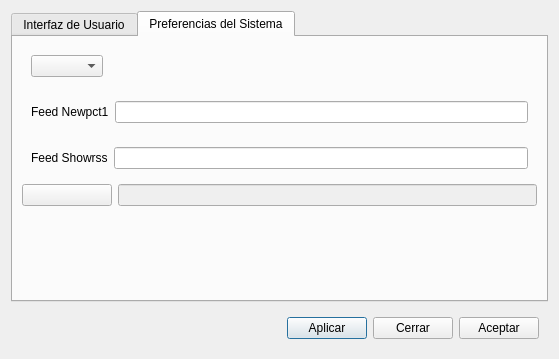
<?xml version="1.0" encoding="UTF-8"?>
<ui version="4.0">
    <class>Dialog</class>
    <widget class="QDialog" name="Dialog">
        <property name="enabled">
            <bool>true</bool>
        </property>
        <property name="geometry">
            <rect>
                <x>0</x>
                <y>0</y>
                <width>559</width>
                <height>359</height>
            </rect>
        </property>
        <property name="windowTitle">
            <string>Dialog</string>
        </property>
        <property name="windowIcon">
            <iconset resource="fatcow.qrc">
                <normaloff>:/Iconos/Icons/fatcow/Principal.png</normaloff>:/Iconos/Icons/fatcow/Principal.png
            </iconset>
        </property>
        <layout class="QGridLayout" name="gridLayout_2">
            <item row="1" column="0">
                <widget class="QWidget" name="WidgetBotones" native="true">
                    <layout class="QHBoxLayout" name="LayoutBotones">
                        <item>
                            <widget class="QLabel" name="label_Info">
                                <property name="text">
                                    <string/>
                                </property>
                            </widget>
                        </item>
                        <item>
                            <spacer name="horizontalSpacer">
                                <property name="orientation">
                                    <enum>Qt::Horizontal</enum>
                                </property>
                                <property name="sizeHint" stdset="0">
                                    <size>
                                        <width>40</width>
                                        <height>20</height>
                                    </size>
                                </property>
                            </spacer>
                        </item>
                        <item>
                            <widget class="QPushButton" name="pushButtonAplicar">
                                <property name="text">
                                    <string>Aplicar</string>
                                </property>
                                <property name="icon">
                                    <iconset resource="fatcow.qrc">
                                        <normaloff>:/Iconos/Icons/fatcow/accept_button.png</normaloff>
                                        :/Iconos/Icons/fatcow/accept_button.png
                                    </iconset>
                                </property>
                            </widget>
                        </item>
                        <item>
                            <widget class="QPushButton" name="pushButtonCerrar">
                                <property name="text">
                                    <string>Cerrar</string>
                                </property>
                                <property name="icon">
                                    <iconset resource="fatcow.qrc">
                                        <normaloff>:/Iconos/Icons/fatcow/cancel.png</normaloff>
                                        :/Iconos/Icons/fatcow/cancel.png
                                    </iconset>
                                </property>
                            </widget>
                        </item>
                        <item>
                            <widget class="QPushButton" name="pushButtonAceptar">
                                <property name="text">
                                    <string>Aceptar</string>
                                </property>
                                <property name="icon">
                                    <iconset resource="fatcow.qrc">
                                        <normaloff>:/Iconos/Icons/fatcow/file_save_as.png</normaloff>
                                        :/Iconos/Icons/fatcow/file_save_as.png
                                    </iconset>
                                </property>
                            </widget>
                        </item>
                    </layout>
                </widget>
            </item>
            <item row="0" column="0">
                <widget class="QTabWidget" name="tabWidget">
                    <property name="currentIndex">
                        <number>1</number>
                    </property>
                    <widget class="QWidget" name="tab">
                        <attribute name="title">
                            <string>Interfaz de Usuario</string>
                        </attribute>
                        <layout class="QFormLayout" name="formLayout">
                            <item row="0" column="0">
                                <widget class="QCheckBox" name="checkBox">
                                    <property name="text">
                                        <string>Iniciar con el sistema</string>
                                    </property>
                                </widget>
                            </item>
                        </layout>
                    </widget>
                    <widget class="QWidget" name="tab_2">
                        <attribute name="title">
                            <string>Preferencias del Sistema</string>
                        </attribute>
                        <layout class="QGridLayout" name="gridLayout">
                            <item row="3" column="0">
                                <widget class="QPushButton" name="pushButton">
                                    <property name="text">
                                        <string/>
                                    </property>
                                    <property name="icon">
                                        <iconset resource="fatcow.qrc">
                                            <normaloff>:/Iconos/Icons/fatcow/folder_search.png</normaloff>
                                            :/Iconos/Icons/fatcow/folder_search.png
                                        </iconset>
                                    </property>
                                </widget>
                            </item>
                            <item row="3" column="1">
                                <widget class="QLineEdit" name="lineRuta">
                                    <property name="enabled">
                                        <bool>false</bool>
                                    </property>
                                </widget>
                            </item>
                            <item row="2" column="0" colspan="2">
                                <widget class="QWidget" name="widget_2" native="true">
                                    <layout class="QHBoxLayout" name="horizontalLayout_3">
                                        <item>
                                            <widget class="QLabel" name="label_4">
                                                <property name="text">
                                                    <string>Feed Showrss</string>
                                                </property>
                                            </widget>
                                        </item>
                                        <item>
                                            <widget class="QLineEdit" name="lineShowrss"/>
                                        </item>
                                    </layout>
                                </widget>
                            </item>
                            <item row="0" column="0">
                                <widget class="QWidget" name="widget_3" native="true">
                                    <layout class="QHBoxLayout" name="horizontalLayout">
                                        <item>
                                            <widget class="QComboBox" name="BoxId"/>
                                        </item>
                                    </layout>
                                </widget>
                            </item>
                            <item row="1" column="0" colspan="2">
                                <widget class="QWidget" name="widget_4" native="true">
                                    <layout class="QHBoxLayout" name="horizontalLayout_2">
                                        <item>
                                            <widget class="QLabel" name="label_2">
                                                <property name="text">
                                                    <string>Feed Newpct1</string>
                                                </property>
                                            </widget>
                                        </item>
                                        <item>
                                            <widget class="QLineEdit" name="lineNewpct"/>
                                        </item>
                                    </layout>
                                </widget>
                            </item>
                            <item row="4" column="0">
                                <spacer name="verticalSpacer">
                                    <property name="orientation">
                                        <enum>Qt::Vertical</enum>
                                    </property>
                                    <property name="sizeHint" stdset="0">
                                        <size>
                                            <width>20</width>
                                            <height>40</height>
                                        </size>
                                    </property>
                                </spacer>
                            </item>
                        </layout>
                    </widget>
                </widget>
            </item>
        </layout>
    </widget>
    <resources>
        <include location="fatcow.qrc"/>
    </resources>
    <connections/>
</ui>
